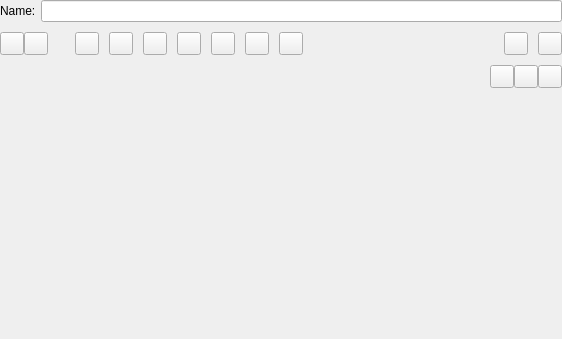
<?xml version="1.0" encoding="UTF-8"?>
<ui version="4.0">
 <author>
    SPDX-FileCopyrightText: none
    SPDX-License-Identifier: GPL-3.0-or-later
  </author>
 <class>KisWdgSegmentGradientEditor</class>
 <widget class="QWidget" name="KisWdgSegmentGradientEditor">
  <property name="geometry">
   <rect>
    <x>0</x>
    <y>0</y>
    <width>562</width>
    <height>339</height>
   </rect>
  </property>
  <layout class="QVBoxLayout" name="verticalLayout" stretch="0,0,1,0">
   <property name="spacing">
    <number>10</number>
   </property>
   <property name="leftMargin">
    <number>0</number>
   </property>
   <property name="topMargin">
    <number>0</number>
   </property>
   <property name="rightMargin">
    <number>0</number>
   </property>
   <property name="bottomMargin">
    <number>0</number>
   </property>
   <item>
    <layout class="QHBoxLayout" name="horizontalLayout">
     <property name="spacing">
      <number>5</number>
     </property>
     <item>
      <widget class="QLabel" name="lblName">
       <property name="text">
        <string>Name:</string>
       </property>
      </widget>
     </item>
     <item>
      <widget class="QLineEdit" name="nameedit"/>
     </item>
    </layout>
   </item>
   <item>
    <widget class="QWidget" name="buttonsContainer" native="true">
     <layout class="QHBoxLayout" name="horizontalLayout_2">
      <property name="spacing">
       <number>10</number>
      </property>
      <property name="leftMargin">
       <number>0</number>
      </property>
      <property name="topMargin">
       <number>0</number>
      </property>
      <property name="rightMargin">
       <number>0</number>
      </property>
      <property name="bottomMargin">
       <number>0</number>
      </property>
      <item>
       <layout class="QHBoxLayout" name="horizontalLayout_6">
        <property name="spacing">
         <number>0</number>
        </property>
        <item>
         <widget class="QToolButton" name="selectPreviousHandleButton"/>
        </item>
        <item>
         <widget class="QToolButton" name="selectNextHandleButton"/>
        </item>
       </layout>
      </item>
      <item>
       <widget class="QLabel" name="selectedHandleLabel">
        <property name="font">
         <font>
          <weight>75</weight>
          <bold>true</bold>
         </font>
        </property>
       </widget>
      </item>
      <item>
       <widget class="QWidget" name="segmentButtonsContainer" native="true">
        <layout class="QHBoxLayout" name="horizontalLayout_8">
         <property name="spacing">
          <number>10</number>
         </property>
         <property name="leftMargin">
          <number>0</number>
         </property>
         <property name="topMargin">
          <number>0</number>
         </property>
         <property name="rightMargin">
          <number>0</number>
         </property>
         <property name="bottomMargin">
          <number>0</number>
         </property>
         <item>
          <widget class="QToolButton" name="deleteSegmentButton"/>
         </item>
         <item>
          <widget class="QToolButton" name="flipSegmentButton"/>
         </item>
         <item>
          <widget class="QToolButton" name="splitSegmentButton"/>
         </item>
         <item>
          <widget class="QToolButton" name="duplicateSegmentButton"/>
         </item>
        </layout>
       </widget>
      </item>
      <item>
       <widget class="QWidget" name="stopButtonsContainer" native="true">
        <layout class="QHBoxLayout" name="horizontalLayout_9">
         <property name="spacing">
          <number>10</number>
         </property>
         <property name="leftMargin">
          <number>0</number>
         </property>
         <property name="topMargin">
          <number>0</number>
         </property>
         <property name="rightMargin">
          <number>0</number>
         </property>
         <property name="bottomMargin">
          <number>0</number>
         </property>
         <item>
          <widget class="QToolButton" name="deleteStopButton"/>
         </item>
         <item>
          <widget class="QToolButton" name="centerStopButton"/>
         </item>
        </layout>
       </widget>
      </item>
      <item>
       <widget class="QWidget" name="midPointButtonsContainer" native="true">
        <layout class="QHBoxLayout" name="horizontalLayout_10">
         <property name="spacing">
          <number>10</number>
         </property>
         <property name="leftMargin">
          <number>0</number>
         </property>
         <property name="topMargin">
          <number>0</number>
         </property>
         <property name="rightMargin">
          <number>0</number>
         </property>
         <property name="bottomMargin">
          <number>0</number>
         </property>
         <item>
          <widget class="QToolButton" name="centerMidPointButton"/>
         </item>
        </layout>
       </widget>
      </item>
      <item>
       <spacer name="horizontalSpacer_2">
        <property name="orientation">
         <enum>Qt::Horizontal</enum>
        </property>
        <property name="sizeHint" stdset="0">
         <size>
          <width>0</width>
          <height>0</height>
         </size>
        </property>
       </spacer>
      </item>
      <item>
       <widget class="QToolButton" name="flipGradientButton"/>
      </item>
      <item>
       <widget class="QToolButton" name="distributeSegmentsEvenlyButton"/>
      </item>
     </layout>
    </widget>
   </item>
   <item>
    <layout class="QHBoxLayout" name="horizontalLayout_3">
     <property name="spacing">
      <number>0</number>
     </property>
     <item>
      <widget class="KisSegmentGradientSlider" name="gradientSlider" native="true">
       <property name="sizePolicy">
        <sizepolicy hsizetype="Expanding" vsizetype="Expanding">
         <horstretch>0</horstretch>
         <verstretch>1</verstretch>
        </sizepolicy>
       </property>
      </widget>
     </item>
     <item>
      <widget class="QWidget" name="compactModeButtonsContainer" native="true">
       <layout class="QVBoxLayout" name="verticalLayout_2">
        <property name="spacing">
         <number>0</number>
        </property>
        <property name="leftMargin">
         <number>0</number>
        </property>
        <property name="topMargin">
         <number>0</number>
        </property>
        <property name="rightMargin">
         <number>0</number>
        </property>
        <property name="bottomMargin">
         <number>0</number>
        </property>
        <item>
         <layout class="QHBoxLayout" name="horizontalLayout_4">
          <property name="spacing">
           <number>0</number>
          </property>
          <item>
           <widget class="QToolButton" name="compactModeSelectPreviousHandleButton"/>
          </item>
          <item>
           <widget class="QToolButton" name="compactModeSelectNextHandleButton"/>
          </item>
          <item>
           <widget class="KisPopupButton" name="compactModeMiscOptionsButton"/>
          </item>
         </layout>
        </item>
        <item>
         <spacer name="verticalSpacer">
          <property name="orientation">
           <enum>Qt::Vertical</enum>
          </property>
          <property name="sizeHint" stdset="0">
           <size>
            <width>0</width>
            <height>0</height>
           </size>
          </property>
         </spacer>
        </item>
       </layout>
      </widget>
     </item>
    </layout>
   </item>
   <item>
    <widget class="QStackedWidget" name="handleEditorContainer">
     <property name="currentIndex">
      <number>3</number>
     </property>
     <widget class="QWidget" name="handleEditorSegmentPage">
      <layout class="QVBoxLayout" name="verticalLayout_4">
       <property name="spacing">
        <number>0</number>
       </property>
       <property name="leftMargin">
        <number>0</number>
       </property>
       <property name="topMargin">
        <number>0</number>
       </property>
       <property name="rightMargin">
        <number>0</number>
       </property>
       <property name="bottomMargin">
        <number>0</number>
       </property>
       <item>
        <layout class="QFormLayout" name="formLayout">
         <property name="fieldGrowthPolicy">
          <enum>QFormLayout::AllNonFixedFieldsGrow</enum>
         </property>
         <property name="horizontalSpacing">
          <number>5</number>
         </property>
         <property name="verticalSpacing">
          <number>5</number>
         </property>
         <item row="0" column="0">
          <widget class="QLabel" name="label">
           <property name="text">
            <string comment="Edit left side of segment in segment editor">Left Color:</string>
           </property>
          </widget>
         </item>
         <item row="0" column="1">
          <widget class="KisGradientColorEditor" name="segmentLeftEditor" native="true"/>
         </item>
         <item row="1" column="0">
          <widget class="QLabel" name="label_2">
           <property name="text">
            <string comment="Edit right side of segment in segment editor">Right Color:</string>
           </property>
          </widget>
         </item>
         <item row="1" column="1">
          <widget class="KisGradientColorEditor" name="segmentRightEditor" native="true"/>
         </item>
         <item row="2" column="0">
          <widget class="QLabel" name="interpolationLabel">
           <property name="text">
            <string comment="Edit interpolation of segment in segment editor">Interpolation:</string>
           </property>
          </widget>
         </item>
         <item row="2" column="1">
          <layout class="QHBoxLayout">
           <property name="spacing">
            <number>5</number>
           </property>
           <property name="leftMargin">
            <number>0</number>
           </property>
           <property name="topMargin">
            <number>0</number>
           </property>
           <property name="rightMargin">
            <number>0</number>
           </property>
           <property name="bottomMargin">
            <number>0</number>
           </property>
           <item>
            <widget class="QComboBox" name="segmentInterpolationTypeComboBox">
             <property name="focusPolicy">
              <enum>Qt::ClickFocus</enum>
             </property>
             <item>
              <property name="text">
               <string comment="Gradient type - Linear">Linear</string>
              </property>
             </item>
             <item>
              <property name="text">
               <string>Curved</string>
              </property>
             </item>
             <item>
              <property name="text">
               <string>Sine</string>
              </property>
             </item>
             <item>
              <property name="text">
               <string>Sphere Inc.</string>
              </property>
             </item>
             <item>
              <property name="text">
               <string>Sphere Dec.</string>
              </property>
             </item>
            </widget>
           </item>
           <item>
            <widget class="QComboBox" name="segmentColorInterpolationTypeComboBox">
             <property name="focusPolicy">
              <enum>Qt::ClickFocus</enum>
             </property>
             <item>
              <property name="text">
               <string>RGB</string>
              </property>
             </item>
             <item>
              <property name="text">
               <string>HSV CW</string>
              </property>
             </item>
             <item>
              <property name="text">
               <string>HSV CCW</string>
              </property>
             </item>
            </widget>
           </item>
          </layout>
         </item>
        </layout>
       </item>
       <item>
        <spacer name="verticalSpacer_3">
         <property name="orientation">
          <enum>Qt::Vertical</enum>
         </property>
         <property name="sizeHint" stdset="0">
          <size>
           <width>0</width>
           <height>0</height>
          </size>
         </property>
        </spacer>
       </item>
      </layout>
     </widget>
     <widget class="QWidget" name="handleEditorStopPage">
      <layout class="QVBoxLayout" name="verticalLayout_3">
       <property name="spacing">
        <number>0</number>
       </property>
       <property name="leftMargin">
        <number>0</number>
       </property>
       <property name="topMargin">
        <number>0</number>
       </property>
       <property name="rightMargin">
        <number>0</number>
       </property>
       <property name="bottomMargin">
        <number>0</number>
       </property>
       <item>
        <layout class="QHBoxLayout" name="horizontalLayout_5" stretch="0,1">
         <property name="spacing">
          <number>5</number>
         </property>
         <item>
          <layout class="QFormLayout" name="formLayout_2">
           <property name="fieldGrowthPolicy">
            <enum>QFormLayout::AllNonFixedFieldsGrow</enum>
           </property>
           <property name="horizontalSpacing">
            <number>5</number>
           </property>
           <property name="verticalSpacing">
            <number>5</number>
           </property>
           <item row="0" column="0">
            <widget class="QLabel" name="stopLeftLabel">
             <property name="text">
              <string comment="Edit left side of segment in segment editor">Left Color:</string>
             </property>
            </widget>
           </item>
           <item row="0" column="1">
            <widget class="KisGradientColorEditor" name="stopLeftEditor" native="true"/>
           </item>
           <item row="1" column="0">
            <widget class="QLabel" name="stopRightLabel">
             <property name="text">
              <string comment="Edit right side of segment in segment editor">Right Color:</string>
             </property>
            </widget>
           </item>
           <item row="1" column="1">
            <widget class="KisGradientColorEditor" name="stopRightEditor" native="true"/>
           </item>
          </layout>
         </item>
         <item>
          <layout class="QHBoxLayout" name="horizontalLayout_7">
           <property name="spacing">
            <number>5</number>
           </property>
           <item>
            <widget class="KoAspectButton" name="constrainStopButton"/>
           </item>
           <item>
            <spacer name="horizontalSpacer">
             <property name="orientation">
              <enum>Qt::Horizontal</enum>
             </property>
             <property name="sizeHint" stdset="0">
              <size>
               <width>0</width>
               <height>0</height>
              </size>
             </property>
            </spacer>
           </item>
           <item>
            <widget class="KisDoubleSliderSpinBox" name="stopPositionSlider" native="true"/>
           </item>
          </layout>
         </item>
        </layout>
       </item>
       <item>
        <spacer name="verticalSpacer_2">
         <property name="orientation">
          <enum>Qt::Vertical</enum>
         </property>
         <property name="sizeHint" stdset="0">
          <size>
           <width>0</width>
           <height>0</height>
          </size>
         </property>
        </spacer>
       </item>
      </layout>
     </widget>
     <widget class="QWidget" name="handleEditorMidPointPage">
      <layout class="QVBoxLayout" name="verticalLayout_5">
       <property name="spacing">
        <number>0</number>
       </property>
       <property name="leftMargin">
        <number>0</number>
       </property>
       <property name="topMargin">
        <number>0</number>
       </property>
       <property name="rightMargin">
        <number>0</number>
       </property>
       <property name="bottomMargin">
        <number>0</number>
       </property>
       <item>
        <widget class="KisDoubleSliderSpinBox" name="midPointPositionSlider" native="true"/>
       </item>
       <item>
        <spacer name="verticalSpacer_4">
         <property name="orientation">
          <enum>Qt::Vertical</enum>
         </property>
         <property name="sizeHint" stdset="0">
          <size>
           <width>0</width>
           <height>0</height>
          </size>
         </property>
        </spacer>
       </item>
      </layout>
     </widget>
     <widget class="QWidget" name="handleEditorNullPage"/>
    </widget>
   </item>
  </layout>
 </widget>
 <customwidgets>
  <customwidget>
   <class>KisGradientColorEditor</class>
   <extends>QWidget</extends>
   <header location="global">KisGradientColorEditor.h</header>
   <container>1</container>
  </customwidget>
  <customwidget>
   <class>KisSegmentGradientSlider</class>
   <extends>QWidget</extends>
   <header location="global">KisSegmentGradientSlider.h</header>
   <container>1</container>
  </customwidget>
  <customwidget>
   <class>KisDoubleSliderSpinBox</class>
   <extends>QDoubleSpinBox</extends>
   <header location="global">kis_slider_spin_box.h</header>
   <container>1</container>
  </customwidget>
  <customwidget>
   <class>KoAspectButton</class>
   <extends>QToolButton</extends>
   <header location="global">KoAspectButton.h</header>
  </customwidget>
  <customwidget>
   <class>KisPopupButton</class>
   <extends>QToolButton</extends>
   <header location="global">KisPopupButton.h</header>
  </customwidget>
 </customwidgets>
 <resources/>
 <connections/>
</ui>
